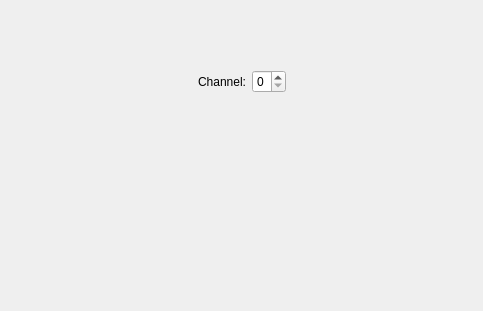
<?xml version="1.0" encoding="UTF-8"?>
<ui version="4.0">
 <class>ViewOriginalSignalDialog</class>
 <widget class="QDialog" name="ViewOriginalSignalDialog">
  <property name="geometry">
   <rect>
    <x>0</x>
    <y>0</y>
    <width>483</width>
    <height>311</height>
   </rect>
  </property>
  <property name="windowTitle">
   <string>Original signal</string>
  </property>
  <layout class="QVBoxLayout" name="verticalLayout">
   <item>
    <widget class="QWidget" name="widget" native="true">
     <layout class="QHBoxLayout" name="horizontalLayout">
      <property name="spacing">
       <number>6</number>
      </property>
      <property name="margin">
       <number>0</number>
      </property>
      <item>
       <spacer name="horizontalSpacer">
        <property name="orientation">
         <enum>Qt::Horizontal</enum>
        </property>
        <property name="sizeHint" stdset="0">
         <size>
          <width>40</width>
          <height>20</height>
         </size>
        </property>
       </spacer>
      </item>
      <item>
       <widget class="QLabel" name="label">
        <property name="text">
         <string>Channel:</string>
        </property>
       </widget>
      </item>
      <item>
       <widget class="QSpinBox" name="spinChannel">
        <property name="maximum">
         <number>6</number>
        </property>
       </widget>
      </item>
      <item>
       <spacer name="horizontalSpacer_2">
        <property name="orientation">
         <enum>Qt::Horizontal</enum>
        </property>
        <property name="sizeHint" stdset="0">
         <size>
          <width>40</width>
          <height>20</height>
         </size>
        </property>
       </spacer>
      </item>
     </layout>
    </widget>
   </item>
   <item>
    <widget class="QwtPlot" name="plot"/>
   </item>
  </layout>
 </widget>
 <customwidgets>
  <customwidget>
   <class>QwtPlot</class>
   <extends>QFrame</extends>
   <header>qwt_plot.h</header>
  </customwidget>
 </customwidgets>
 <resources/>
 <connections/>
</ui>
